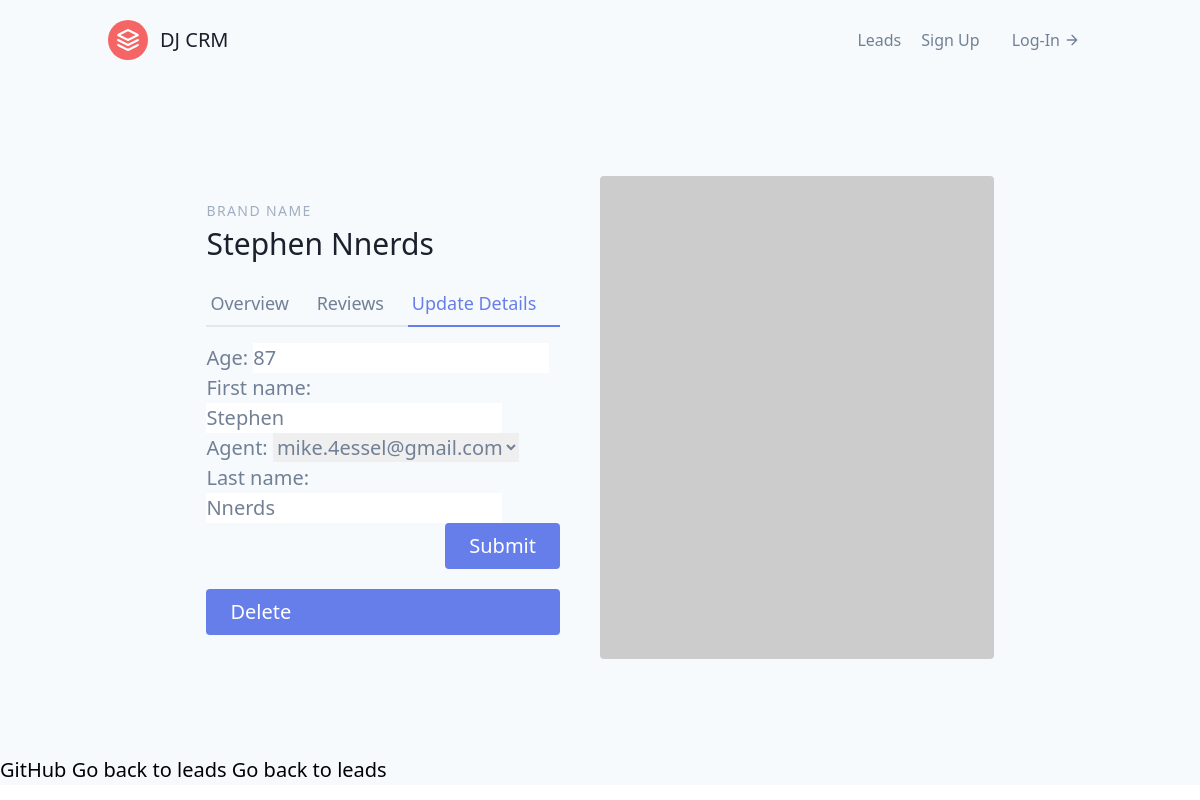
Page /leads/5/update/ on the committed database.
### leads/models.py (models this page shows, shortened)
class Lead(models.Model):
    first_name = models.CharField(max_length=20)
    last_name = models.CharField(max_length=20)
    age = models.IntegerField(default=12)
    agent = models.ForeignKey("Agent",on_delete=models.CASCADE)

### leads/views.py (the view)
# urls.py: path('<int:pk>/update/', lead_update, name='lead-update'),
def lead_update(request,pk):
    lead =Lead.objects.get(id=pk)
    form = LeadModelForm(instance=lead)
    if request.method=='POST':
        form = LeadModelForm(request.POST, instance=lead)
        if form.is_valid():
            form.save()
            return redirect('/leads')
    context = {
        'form':form,
        "lead": lead
    }
    return render(request, 'leads/lead_update.html', context)

### leads/forms.py
class LeadModelForm(forms.ModelForm):
    class Meta:
        model = Lead
        fields = {
            'first_name',
            'last_name',
            'age',
            'agent' ,
        }

### leads/models.py (called while the page is built)
    def __str__(self) -> str:
        return (self.user.email)

### leads/templates/leads/lead_update.html (shortened to what this page needs)
{% extends 'base.html' %}
{% block content %}
<section class="text-gray-600 body-font overflow-hidden">
    <div class="container px-5 py-24 mx-auto">
        <div class="lg:w-4/5 mx-auto flex flex-wrap">
            <div class="lg:w-1/2 w-full lg:pr-10 lg:py-6 mb-6 lg:mb-0">
                <h2 class="text-sm title-font text-gray-500 tracking-widest">BRAND NAME</h2>
                <h1  class="text-gray-900 text-3xl title-font font-medium mb-4">{{ lead.first_name }} {{ lead.last_name }}
                    </h1>
                <div class="flex mb-4">
                    <a href="{% url 'leads:lead-detail' lead.pk %}" class="flex-grow border-b-2 border-gray-300 py-2 text-lg px-1">
                        Overview
                    </a>
                    <a class="flex-grow border-b-2 border-gray-300 py-2 text-lg px-1">
                        Reviews
                    </a>
                    <a href="{% url 'leads:lead-update' lead.pk %}"
                        class="flex-grow text-indigo-500 border-b-2 border-indigo-500 py-2 text-lg px-1">
                        Update Details
                    </a>
                </div>
                <form method="post">
                    {{ form.as_p }}
                    <button type="submit"
                    class="flex ml-auto text-white bg-indigo-500 border-0 py-2 px-6 focus:outline-none hover:bg-indigo-600 rounded" >Submit</button>
                </form>
                    <a href="{% url 'leads:lead-delete' lead.pk %}"
                        class="flex ml-auto text-white bg-indigo-500 border-0 py-2 px-6 focus:outline-none hover:bg-indigo-600 rounded">Delete</a>
            </div>
            <img alt="ecommerce" class="lg:w-1/2 w-full lg:h-auto h-64 object-cover object-center rounded"
                src="https://dummyimage.com/400x400">
        </div>
    </div>
</section>
GitHub
<a href="{% url 'leads:lead-list' %}"> Go back to leads</a>
<a href="{% url 'leads:lead-list' %}"> Go back to leads</a>
{% endblock content %}

### rows in the picture
Lead: first_name "Stephen", last_name "Nnerds", age "87", agent "mike.4essel@gmail.com"
